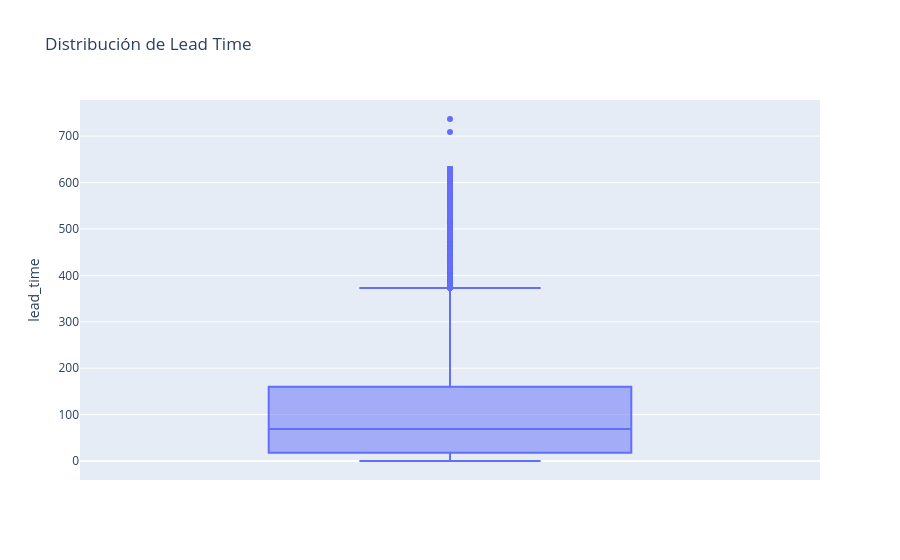

Here is the notebook cell this chart was saved with:
### Code cell
fig = px.box(df, y='lead_time', title='Distribución de Lead Time')
fig.show()

### Figure 1 — Plotly figure (JSON) as saved in the notebook; plotly's stock layout.template omitted (floating-point values rounded to 4 significant figures; data arrays with more than 128 entries replaced by an {"elided": "..."} marker saying what was removed)
{"data": [{"alignmentgroup": "True", "hovertemplate": "lead_time=%{y}<extra></extra>", "legendgroup": "", "marker": {"color": "#636efa"}, "name": "", "notched": false, "offsetgroup": "", "orientation": "v", "showlegend": false, "type": "box", "x0": " ", "xaxis": "x", "y": {"elided": "119390 int values"}, "y0": " ", "yaxis": "y"}], "layout": {"boxmode": "group", "legend": {"tracegroupgap": 0}, "title": {"text": "Distribución de Lead Time"}, "xaxis": {"anchor": "y", "domain": [0, 1]}, "yaxis": {"anchor": "x", "domain": [0, 1], "title": {"text": "lead_time"}}}}
